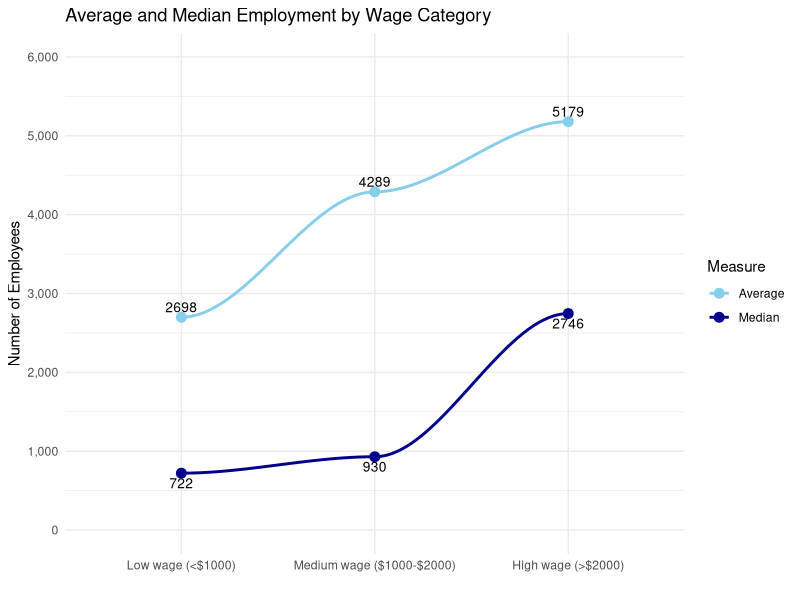
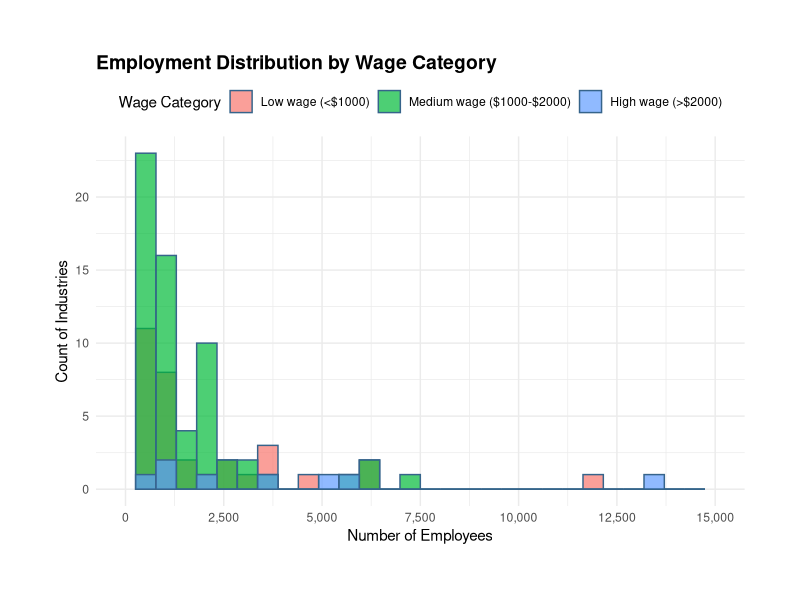
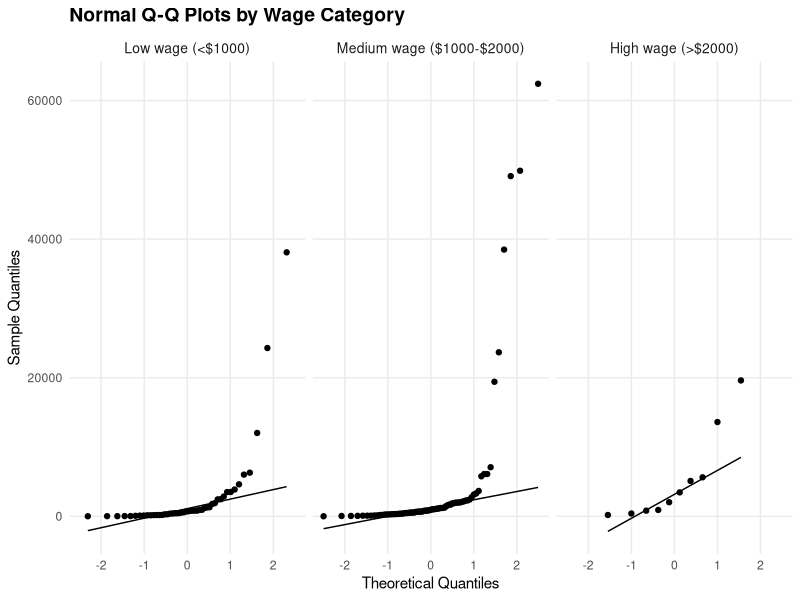
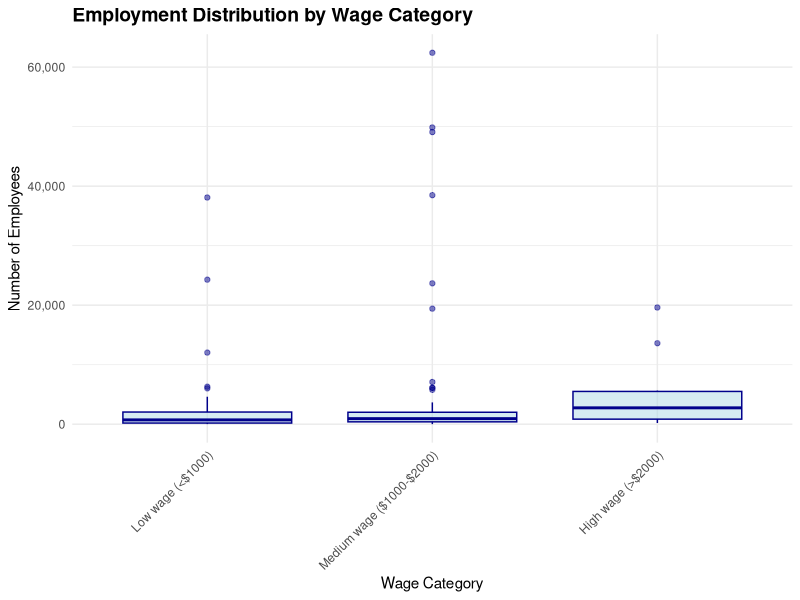

These charts were generated, in order, by the following R code:
## ---- chunk 1
knitr::opts_chunk$set(echo = FALSE, warning = FALSE, message = FALSE)
library(tidyverse)
library(car)
## ---- chunk 2
industry_tit = read_csv("Data/industry-titles.csv")
area_tit = read_csv("Data/area-titles.csv")
agg_level_tit = read_csv("Data/agg-level-titles-csv.csv")
avg_2023 = read_csv("Data/Area2023_Wi.csv")
avg_2022 = read_csv("Data/Area2022_Wi.csv")
## ---- chunk 3
wage_summary <- avg_2023 %>%
  filter(
    nchar(as.character(industry_code)) == 4,
    annual_avg_wkly_wage > 0
  ) %>%
  mutate(
    wage_category = factor(case_when(
      annual_avg_wkly_wage < 1000 ~ "Low wage (<$1000)",
      annual_avg_wkly_wage < 2000 ~ "Medium wage ($1000-$2000)",
      TRUE ~ "High wage (>$2000)"
    ), levels = c("Low wage (<$1000)", 
                 "Medium wage ($1000-$2000)", 
                 "High wage (>$2000)"))
  )

# Employment Distribution as a linear plot with smooth lines
wage_summary %>%
 group_by(wage_category) %>%
 summarise(
   mean_employment = mean(annual_avg_emplvl),
   median_employment = median(annual_avg_emplvl)
 ) %>%
 ggplot(aes(x = wage_category, group = 1)) +

  geom_smooth(aes(y = mean_employment, color = "Average"), 
             se = FALSE, 
             method = "loess") +
 geom_point(aes(y = mean_employment, color = "Average"), size = 3) +
 geom_text(aes(y = mean_employment, 
               label = paste0(round(mean_employment, 0))), 
           vjust = -0.5,
           size = 3.5) +

   geom_smooth(aes(y = median_employment, color = "Median"), 
             se = FALSE, 
             method = "loess") +
 geom_point(aes(y = median_employment, color = "Median"), size = 3) +
 geom_text(aes(y = median_employment, 
               label = paste0(round(median_employment, 0))), 
           vjust = 1.5,
           size = 3.5) +
 theme_minimal() +
 labs(
   title = "Average and Median Employment by Wage Category",
   x = "",
   y = "Number of Employees",
   color = "Measure"
 ) +
 scale_y_continuous(
   limits = c(0, 6000),
   breaks = seq(0, 6000, by = 1000),
   labels = scales::comma
 ) +
 scale_color_manual(values = c("Average" = "skyblue", "Median" = "darkblue")) 
## ---- chunk 4
# Employment Distribution by Wage Category as histogram
ggplot(wage_summary, aes(annual_avg_emplvl, fill = wage_category)) +
  geom_histogram(
    color = "steelblue4",
    alpha = 0.7,
    position = "identity",
    bins = 30
  ) +
  theme_minimal() +
  labs(
    title = "Employment Distribution by Wage Category",
    x = "Number of Employees",
    y = "Count of Industries",
    fill = "Wage Category"
  ) +
  scale_x_continuous(
    limits = c(0, 15000),
    breaks = seq(0, 15000, by = 2500),
    labels = scales::comma
  ) +
  theme(
    plot.title = element_text(size = 14, face = "bold"),
    legend.position = "top",
    plot.margin = margin(t = 40, r = 40, b = 40, l = 40)
  )
## ---- chunk 5
# QQ plots for normality check
ggplot(wage_summary, aes(sample = annual_avg_emplvl)) +
  geom_qq() +
  geom_qq_line() +
  facet_wrap(~wage_category) +
  theme_minimal() +
  labs(
    title = "Normal Q-Q Plots by Wage Category",
    x = "Theoretical Quantiles",
    y = "Sample Quantiles"
  ) +
  theme(
    plot.title = element_text(size = 14, face = "bold"),
    strip.text = element_text(size = 10),
    panel.grid.minor = element_blank()
  )
## ---- chunk 6
# Box plots for visualizing distributions
ggplot(wage_summary, aes(x = wage_category, y = annual_avg_emplvl)) +
  geom_boxplot(fill = "lightblue", color = "darkblue", alpha = 0.5) +
  theme_minimal() +
  labs(
    title = "Employment Distribution by Wage Category",
    x = "Wage Category",
    y = "Number of Employees"
  ) +
  theme(
    plot.title = element_text(size = 14, face = "bold"),
    axis.text.x = element_text(angle = 45, hjust = 1)
  ) +
  scale_y_continuous(labels = scales::comma)

## ---- chunk 7
# Kruskal-Wallis test

kruskal_test <- kruskal.test(annual_avg_emplvl ~ wage_category, data = wage_summary)

kruskal_test
